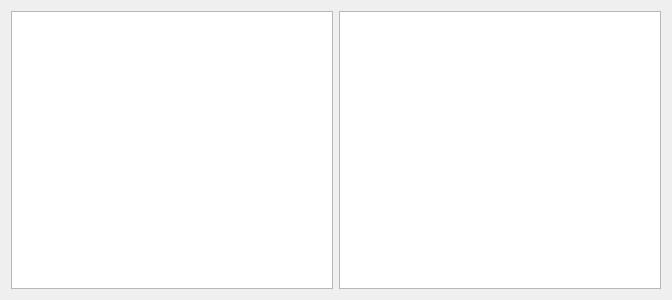
<?xml version="1.0" encoding="UTF-8"?>
<ui version="4.0">
 <class>AssetBrowser</class>
 <widget class="QWidget" name="AssetBrowser">
  <property name="geometry">
   <rect>
    <x>0</x>
    <y>0</y>
    <width>672</width>
    <height>300</height>
   </rect>
  </property>
  <property name="windowTitle">
   <string>Form</string>
  </property>
  <layout class="QVBoxLayout" name="verticalLayout_2">
   <item>
    <layout class="QHBoxLayout" name="horizontalLayout">
     <item>
      <widget class="QTreeView" name="m_pDirectoryTreeView"/>
     </item>
     <item>
      <widget class="QListView" name="m_pFileTreeView">
       <property name="dragEnabled">
        <bool>true</bool>
       </property>
      </widget>
     </item>
    </layout>
   </item>
  </layout>
 </widget>
 <resources/>
 <connections>
  <connection>
   <sender>m_pDirectoryTreeView</sender>
   <signal>clicked(QModelIndex)</signal>
   <receiver>AssetBrowser</receiver>
   <slot>directoryClicked(QModelIndex)</slot>
   <hints>
    <hint type="sourcelabel">
     <x>171</x>
     <y>180</y>
    </hint>
    <hint type="destinationlabel">
     <x>325</x>
     <y>296</y>
    </hint>
   </hints>
  </connection>
 </connections>
 <slots>
  <slot>directoryClicked(QModelIndex)</slot>
 </slots>
</ui>
